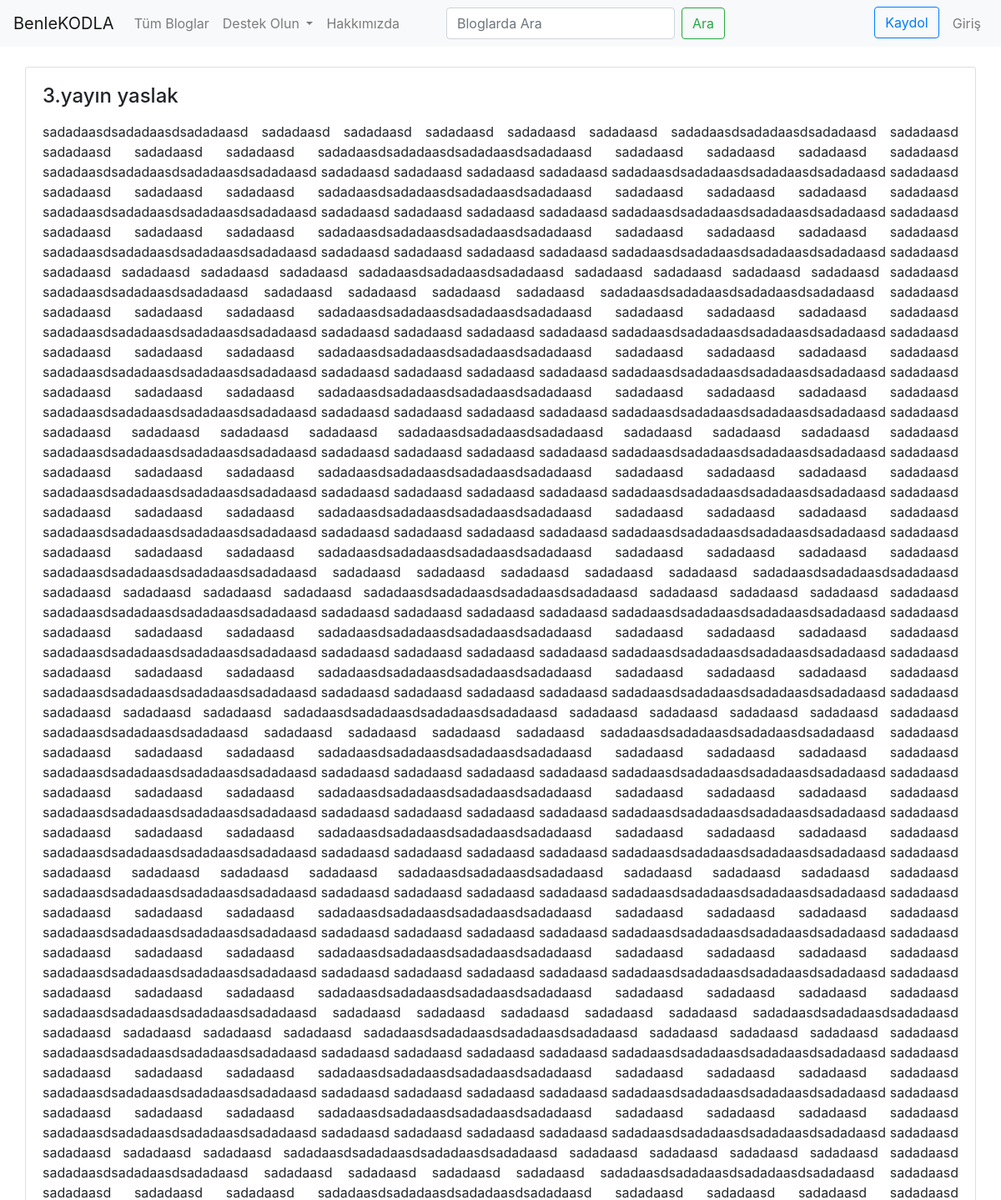
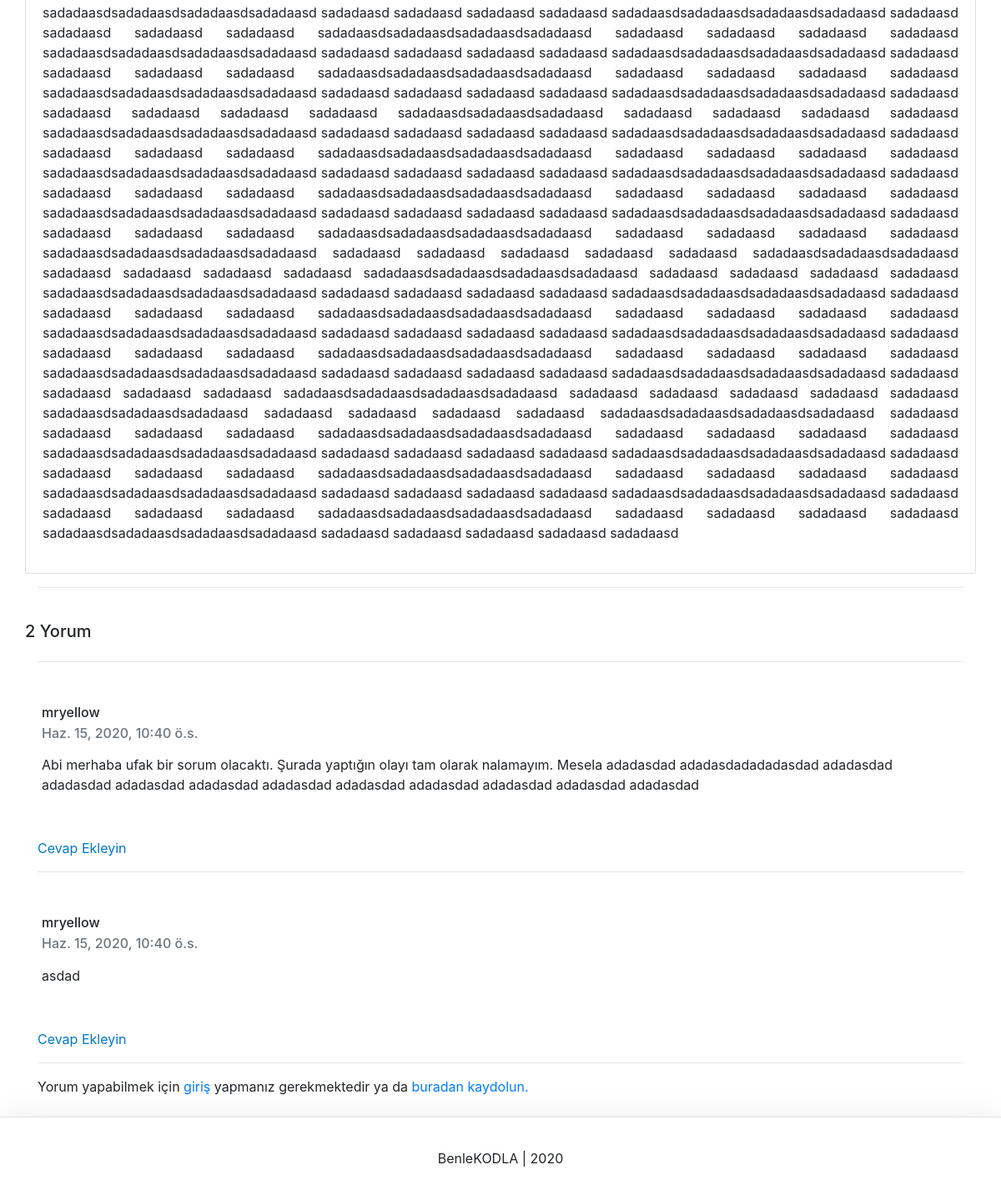
The app's page /blogs/3yayn-yaslak/ with its own data (2 pictures, top to bottom).
### blog/models.py (models this page shows, shortened)
class Blog(models.Model):
    blog_category = models.ForeignKey(Category, on_delete=models.CASCADE)
    blog_title = models.CharField(max_length=200)
    blog_content = models.TextField()
    blog_slug = models.SlugField(default="")
    blog_published = models.DateTimeField(default=timezone.now)
    blog_updated = models.DateTimeField(auto_now=True)
    blog_status = models.CharField(
        default=DEFAULT_STATUS,
        choices=STATUS,
        max_length=10,
    )

class Comment(models.Model):
    comment_blog = models.ForeignKey(Blog, on_delete=models.CASCADE, related_name='comments')
    comment_account = models.ForeignKey(settings.AUTH_USER_MODEL,on_delete=models.CASCADE, related_name='accounts')
    comment_body = models.TextField()
    comment_published = models.DateTimeField(auto_now_add=True)
    comment_status = models.CharField(
        default=DEFAULT_COMMENT_STATUS,
        choices=COMMENT_STATUS,
        max_length=10,
    )
    comment_reply = models.ForeignKey('self', null=True, related_name='replies', on_delete=models.CASCADE)
    class Meta:
        ordering = ['comment_published']

### account/models.py (models this page shows, shortened)
class Account(AbstractBaseUser):
    email = models.EmailField(verbose_name='email', max_length=60, unique=True)
    username = models.CharField(max_length=30, unique=True)
    date_joined = models.DateTimeField(verbose_name='date joined', auto_now_add=True)
    last_login = models.DateTimeField(verbose_name='last login', auto_now=True)
    is_admin = models.BooleanField(default=False)
    is_active = models.BooleanField(default=True)
    is_staff = models.BooleanField(default=False)
    is_superuser = models.BooleanField(default=False)
    USERNAME_FIELD = 'email'
    REQUIRED_FIELDS = ['username',]
    objects = MyAccountManager()
    def __str__(self):
        return self.username

### blog/views.py (the view)
# urls.py: path('blogs/<blog_slug>/', views.lastblog, name='lastblog'),
def lastblog(request, blog_slug):
    this_blog = Blog.objects.get(blog_slug=blog_slug)
    comments = Comment.objects.filter(comment_blog__pk=this_blog.pk, comment_reply=None).order_by('-comment_published')
    new_comment = None
    if request.user.is_authenticated:
        if request.method == "POST":
            comment_form = CommentForm(data=request.POST)
            if comment_form.is_valid():
                content = request.POST.get('comment_body')
                reply = request.POST.get('comment_id')
                comment_qs = None
                if reply:
                    comment_qs = Comment.objects.get(id=reply)
                comment = Comment.objects.create(comment_blog=this_blog, comment_account=request.user, comment_body=
                                                 content, comment_reply=comment_qs)
                comment.save()
                return HttpResponseRedirect(request.path)
        else:
            comment_form = CommentForm()
    else:
        comment_form = "giriş"
    return render(request,
                  'blog/lastblog.html',
                  {'blog': this_blog,
                   'comments': comments,
                   'comment_form': comment_form,
                   'new_comment': new_comment})

### templates/blog/lastblog.html (shortened to what this page needs)
{% extends 'home/base.html' %}
{% block content %}
<br>
<div class="container">
    <div class="row">
        <div class="card">
            <div class="card-body">
                <h4 class="card-title">{{blog.blog_title}}</h4>
                <p class="card-text">{{blog.blog_content|safe}}</p>
            </div>
        </div>
    </div>
    <hr class="divider">
</div>
<div class="container" style="margin-top:40px;">
    <div class="row">
        <h5>{{ comments.count }} Yorum </h5>
    </div>
    {% if comments.count > 0 %}
    {% for comment in comments %}
    <hr class="divider">
    <div class="row">
        <div class="card" style="margin-top:15px; border:none;">
            <div class="card-body">
                <h6 class="card-title">{{comment.comment_account}}</h6>
                <h6 class="card-subtitle mb-2 text-muted">{{comment.comment_published}}</h6>
                <p class="card-text">{{comment.comment_body|linebreaks}}</p>
            </div>
        </div>
    </div>
    <p>
        <a type="button" data-toggle="collapse" data-target="#related{{comment.id}}" aria-expanded="false" aria-controls="collapseExample" style="color:#0077cc" class="mt-3">
            Cevap Ekleyin
        </a>
    </p>
    {% endfor %}
    {% endif %}
    <hr class="divider">
    {% if user.is_authenticated %}
    <div class="row">
        <div class="col-6">
            <form method="post" action="">
                {% csrf_token %}
                <div class="form-group">
                    <h5><label for="comment_body">Yorum Bırakın</label></h5>
                    <textarea class="form-control" id="comment_body" name="comment_body" rows="7"></textarea>
                    <button type="submit" class="btn btn-primary btn-md" style="margin-top:10px;">Gönder</button>
                </div>
            </form>
        </div>
    </div>
    {% else %}
    Yorum yapabilmek için <a href="{% url 'login' %}?next={{request.path}}"> {{comment_form}} </a> yapmanız gerekmektedir ya da <a href="/register">  buradan kaydolun. </a>
    {% endif %}
</div>
{% endblock %}

### records on screen
Blog: blog_title "3.yayın yaslak", blog_content "sadadaasdsadadaasdsadadaasd sadadaasd sadadaasd sadadaasd sadadaasd sadadaasd sadadaasdsadadaasdsadadaasd sadadaasd sadadaasd sadadaasd sadadaasd sadadaasdsadadaasdsadadaasdsadadaasd sadadaasd sadadaasd sadadaasd sadadaasd sadadaasdsadadaasdsadadaasdsadadaasd sadadaasd sadadaasd sadadaasd sadadaasd sadadaasdsadadaasdsadadaasdsadadaasd sadadaasd sadadaasd sadadaasd sadadaasd sadadaasdsadadaasdsadadaasdsadadaasd sadadaasd sadadaasd sadadaasd sadadaasd sadadaasdsadadaasdsadadaasdsadadaasd sadadaasd sadadaasd sadadaasd sadadaasd sadadaasdsadadaasdsadadaasdsadadaasd sadadaasd sadadaasd sadadaasd sadadaasd sadadaasdsadadaasdsadadaasdsadadaasd sadadaasd sadadaasd sadadaasd sadadaasd…"
Comment: comment_account "mryellow", comment_published "Haz. 15, 2020, 10:40 ö.s.", comment_body "Abi merhaba ufak bir sorum olacaktı. Şurada yaptığın olayı tam olarak nalamayım. Mesela adadasdad adadasdadadadasdad adadasdad adadasdad adadasdad adadasdad adadasdad adadasdad adadasdad adadasdad adadasdad adadasdad"
Comment: comment_account "mryellow", comment_published "Haz. 15, 2020, 10:40 ö.s.", comment_body "asdad"

### other values on screen
{{ comments.count }} "2"
{{ comment_form }} "giriş"
